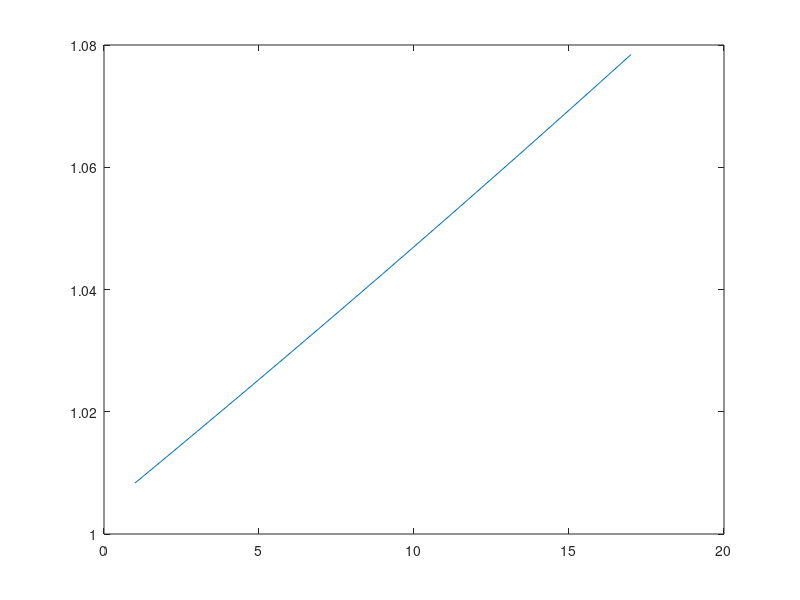

Reproduce this figure in MATLAB.
m=1;

r=0.1/12;

N=17;
total=zeros(1,N);

for i=1:N
total(i)=sum(m*(1+r).^(1:i));
end

figure;plot(total./(1:N));

apr=(1+r)^12-1;
disp(apr);